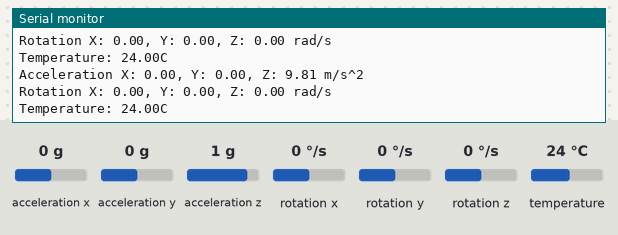
A sketch run on a simulated Arduino Uno, built with avr-gcc and run on an emulated ATmega328P. Shown: the last lines printed to the serial monitor. The inputs (shaded band) are chosen by the test bench; at power-on: acceleration x 0 g, acceleration y 0 g, acceleration z 1 g, rotation x 0 °/s, rotation y 0 °/s, rotation z 0 °/s, temperature 24 °C.

Above: at 1.9 s.
2.0 s: acceleration x set to -1.4 g
At 2.8 s:
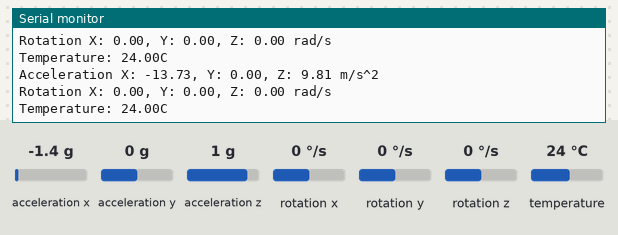
3.6 s: acceleration y set to -1.4 g
At 5.1 s:
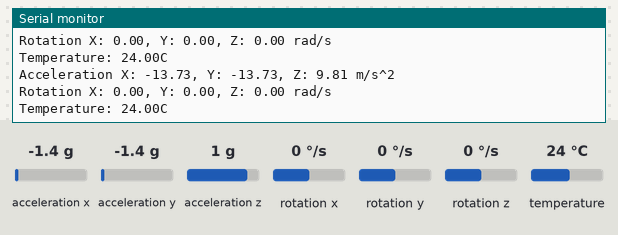
5.2 s: acceleration z set to -1.4 g
At 6.3 s:
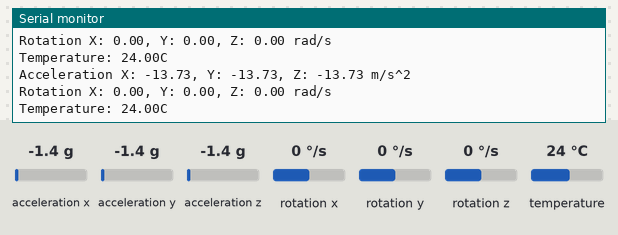
6.8 s: rotation x set to -192 °/s
At 7.9 s:
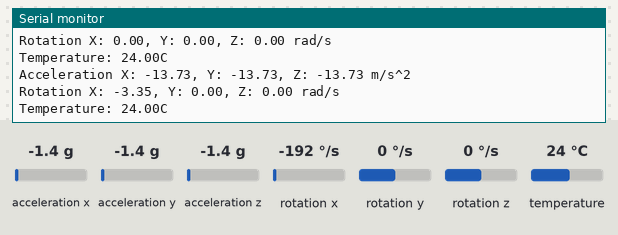
8.4 s: acceleration x set to -0.8 g
At 10.0 s:
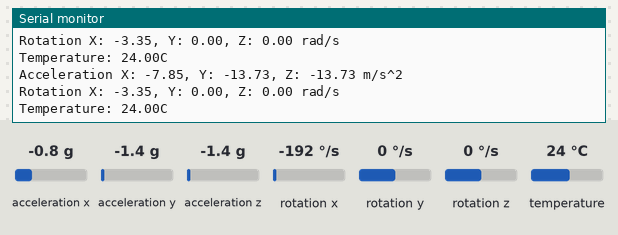
Timing chart, 0 to 11.5 s (numbered marks = the images above; inputs shaded):
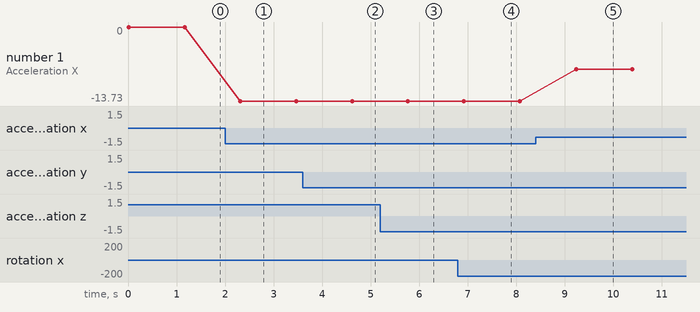

The sketch:

Accelerometre_example.ino
```cpp
//Libraries
#include <Wire.h>//https://www.arduino.cc/en/reference/wire
#include <Adafruit_MPU6050.h>//https://github.com/adafruit/Adafruit_MPU6050
#include <Adafruit_Sensor.h>//https://github.com/adafruit/Adafruit_Sensor
//Objects
Adafruit_MPU6050 mpu;
void setup() {
 	//Init Serial USB
 	Serial.begin(9600);
 	Serial.println(F("Initialize System"));
 if (!mpu.begin(0x68)) { // Change address if needed
 			Serial.println("Failed to find MPU6050 chip");
 			while (1) {
 					delay(10);
 			}
 	}
 	mpu.setAccelerometerRange(MPU6050_RANGE_2_G);
 	mpu.setGyroRange(MPU6050_RANGE_250_DEG);
 	mpu.setFilterBandwidth(MPU6050_BAND_21_HZ);
}
void loop() {
 	readMPU();
 	delay(100);
}
void readMPU( ) { /* function readMPU */
 	////Read acceleromter data
 	sensors_event_t a, g, temp;
 	mpu.getEvent(&a, &g, &temp);
 	/* Print out the values */
 	Serial.print("Acceleration X: ");
 	Serial.print(a.acceleration.x);
 	Serial.print(", Y: ");
 	Serial.print(a.acceleration.y);
 	Serial.print(", Z: ");
 	Serial.print(a.acceleration.z);
 	Serial.println(" m/s^2");
 	Serial.print("Rotation X: ");
 	Serial.print(g.gyro.x);
 	Serial.print(", Y: ");
 	Serial.print(g.gyro.y);
 	Serial.print(", Z: ");
 	Serial.print(g.gyro.z);
 	Serial.println(" rad/s");
 	Serial.print("Temperature: ");
 	Serial.print(temp.temperature);
 	Serial.println("C");
   delay(1000);
}
```

Measured:
- after the input at 2.0 s, the serial monitor: prints a new line after 0.32 s (image 1)
- after the input at 3.6 s, the serial monitor: prints a new line after 1.0 s (image 2)
- after the input at 5.2 s, the serial monitor: prints a new line after 0.57 s (image 3)
- after the input at 6.8 s, the serial monitor: prints a new line after 0.18 s (image 4)
- after the input at 8.4 s, the serial monitor: prints a new line after 0.83 s (image 5)
- plotted number 1: 0 → -13.73 after the input at 2.0 s, -13.73 → -7.85 after the input at 8.4 s
